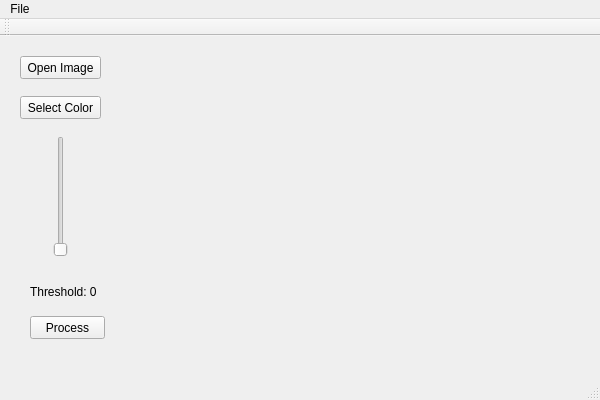
<?xml version="1.0" encoding="UTF-8"?>
<ui version="4.0">
 <class>MVCColorDetectorClass</class>
 <widget class="QMainWindow" name="MVCColorDetectorClass">
  <property name="geometry">
   <rect>
    <x>0</x>
    <y>0</y>
    <width>600</width>
    <height>400</height>
   </rect>
  </property>
  <property name="windowTitle">
   <string>MVCColorDetector</string>
  </property>
  <widget class="QWidget" name="centralWidget">
   <widget class="QLabel" name="label">
    <property name="geometry">
     <rect>
      <x>140</x>
      <y>20</y>
      <width>431</width>
      <height>311</height>
     </rect>
    </property>
    <property name="text">
     <string/>
    </property>
   </widget>
   <widget class="QPushButton" name="pushButton_openImage">
    <property name="geometry">
     <rect>
      <x>20</x>
      <y>20</y>
      <width>81</width>
      <height>23</height>
     </rect>
    </property>
    <property name="text">
     <string>Open Image</string>
    </property>
   </widget>
   <widget class="QPushButton" name="pushButton_color">
    <property name="geometry">
     <rect>
      <x>20</x>
      <y>60</y>
      <width>81</width>
      <height>23</height>
     </rect>
    </property>
    <property name="text">
     <string>Select Color</string>
    </property>
   </widget>
   <widget class="QSlider" name="verticalSlider_Threshold">
    <property name="geometry">
     <rect>
      <x>50</x>
      <y>100</y>
      <width>22</width>
      <height>121</height>
     </rect>
    </property>
    <property name="orientation">
     <enum>Qt::Vertical</enum>
    </property>
   </widget>
   <widget class="QLabel" name="label_2">
    <property name="geometry">
     <rect>
      <x>30</x>
      <y>240</y>
      <width>81</width>
      <height>31</height>
     </rect>
    </property>
    <property name="text">
     <string>Threshold: 0</string>
    </property>
   </widget>
   <widget class="QPushButton" name="pushButton_process">
    <property name="geometry">
     <rect>
      <x>30</x>
      <y>280</y>
      <width>75</width>
      <height>23</height>
     </rect>
    </property>
    <property name="text">
     <string>Process</string>
    </property>
   </widget>
  </widget>
  <widget class="QMenuBar" name="menuBar">
   <property name="geometry">
    <rect>
     <x>0</x>
     <y>0</y>
     <width>600</width>
     <height>23</height>
    </rect>
   </property>
   <widget class="QMenu" name="menuFile">
    <property name="title">
     <string>File</string>
    </property>
    <addaction name="actionOpen_Image"/>
    <addaction name="actionChoose_Color"/>
    <addaction name="actionProcess"/>
    <addaction name="separator"/>
    <addaction name="actionQuit"/>
   </widget>
   <addaction name="menuFile"/>
  </widget>
  <widget class="QToolBar" name="mainToolBar">
   <attribute name="toolBarArea">
    <enum>TopToolBarArea</enum>
   </attribute>
   <attribute name="toolBarBreak">
    <bool>false</bool>
   </attribute>
  </widget>
  <widget class="QStatusBar" name="statusBar"/>
  <action name="actionOpen_Image">
   <property name="text">
    <string>Open Image</string>
   </property>
  </action>
  <action name="actionChoose_Color">
   <property name="text">
    <string>Choose Color</string>
   </property>
  </action>
  <action name="actionProcess">
   <property name="text">
    <string>Process</string>
   </property>
  </action>
  <action name="actionQuit">
   <property name="text">
    <string>Quit</string>
   </property>
  </action>
 </widget>
 <layoutdefault spacing="6" margin="11"/>
 <resources>
  <include location="mvccolordetector.qrc"/>
 </resources>
 <connections/>
</ui>
